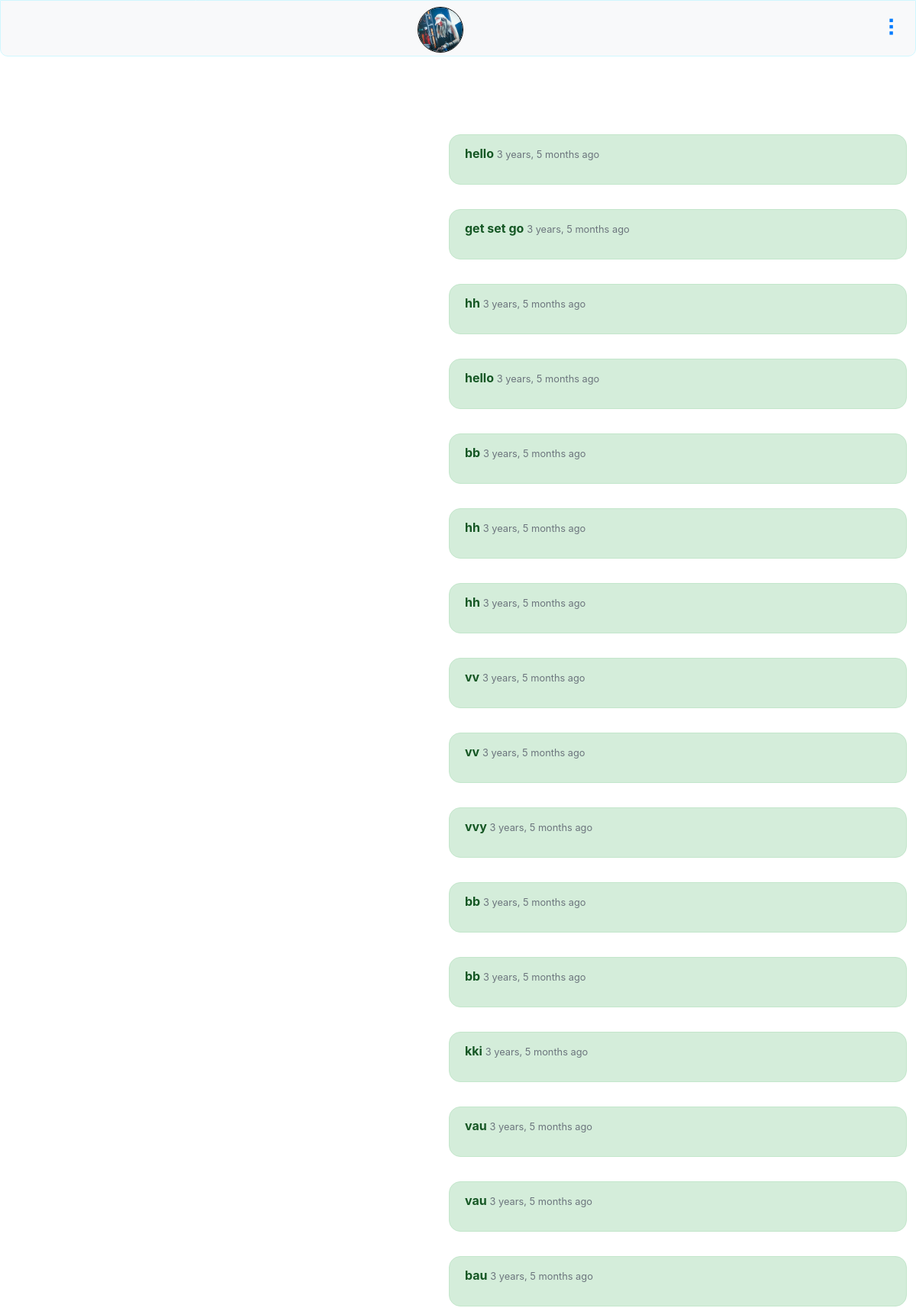
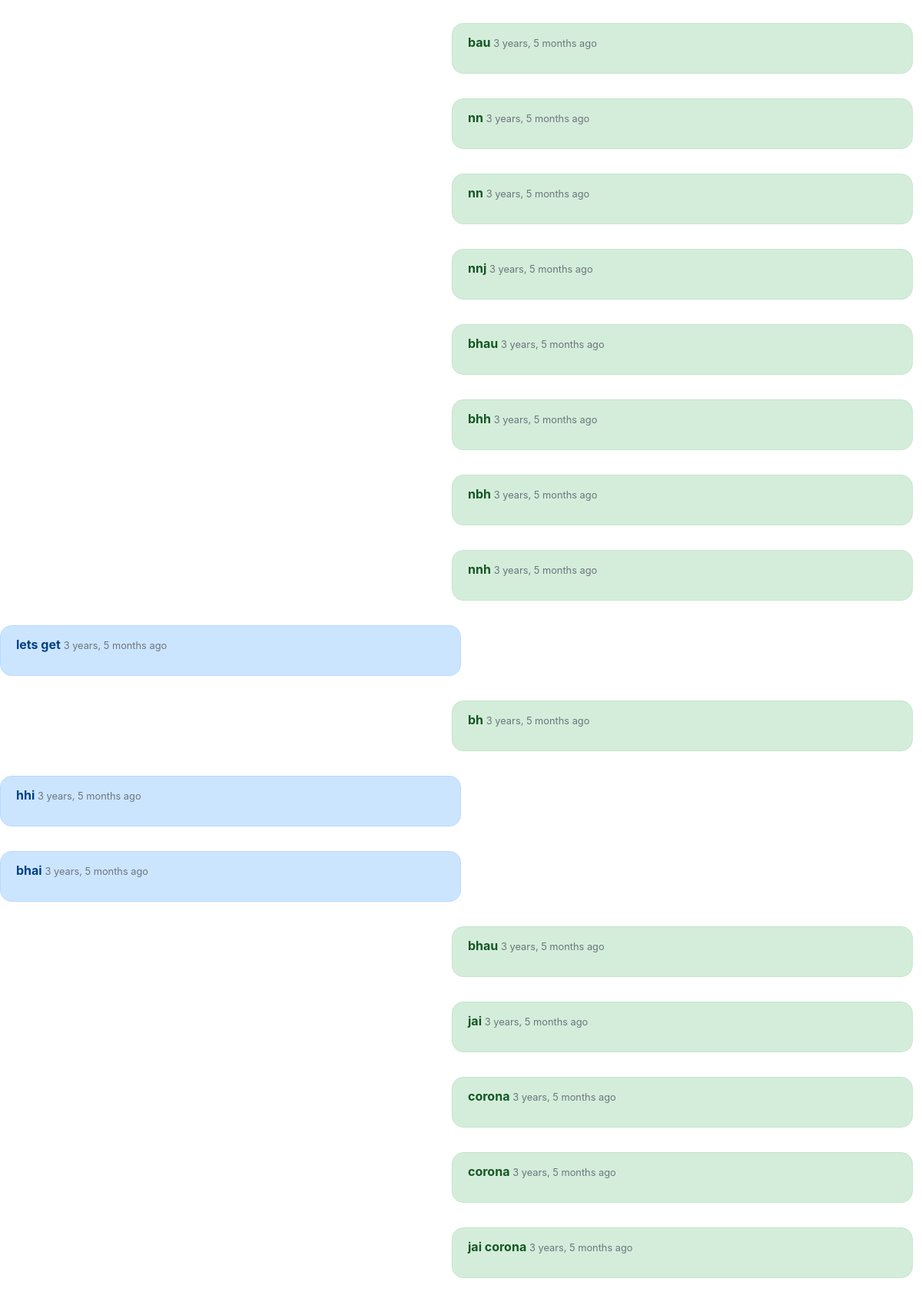
Page /userpage/chat/test2 (signed in, upper part) on the committed database (2 pictures, top to bottom).
### userpage/models.py (models this page shows, shortened)
class Profile(models.Model):
    user = models.ForeignKey(User,on_delete=models.CASCADE)
    userImage = models.ImageField(upload_to = 'Profile', default="default/default.png")
    bio = models.CharField(max_length=200)
    connection = models.CharField(max_length=100, blank=True)
    follower = models.IntegerField(default=0)
    following = models.IntegerField(default=0)

class Chat(models.Model):
    room = models.ForeignKey(ChatRoom, on_delete=models.CASCADE)
    text = models.TextField()
    time  = models.DateTimeField(auto_now_add=True)
    chatter = models.CharField(max_length=900)

### userpage/views.py (the view)
# urls.py: path("chat/<str:userchat>", views.talkmain, name="talk"),
@login_required(login_url='/')
def talkmain(request,userchat):
    print(userchat)
    print(request.user)
    name_1 = userchat + request.user.username
    name_2 = request.user.username + userchat
    name = name_1 + name_2
    print(name)
    user = User.objects.filter(username=userchat)
    profile = Profile.objects.get(user = user[0])
    if ChatRoom.objects.filter(owner__icontains=name_1).union(ChatRoom.objects.filter(owner__icontains=name_2)):
        chatroom_created = ChatRoom.objects.filter(owner__icontains=name_1).union(ChatRoom.objects.filter(owner__icontains=name_2))[0]
    else:
        chatroom_save = ChatRoom(owner=name, chatter1=name_1)
        chatroom_save.save()
        chatroom_created = ChatRoom.objects.filter(owner__icontains=name_1).union(ChatRoom.objects.filter(owner__icontains=name_2))[0]
    msgs = Chat.objects.filter( room=chatroom_created.pk).order_by('-time')
    if request.method == 'POST':
        text = request.POST['messages1']
        chatter = request.POST['chatter']
        msg = Chat(text=text, room = chatroom_created, chatter=chatter)
        msg.save()
    return render(request, 'chatroom/talk.html',{'userchat':userchat,'user':user, 'profile':profile, 'chatroom':chatroom_created,'msgs':msgs})

### templates/chatroom/talk.html (shortened to what this page needs)
{% load humanize %}
<!DOCTYPE html>
<html lang="en">
    <head>
        <link rel="stylesheet"
            href="https://stackpath.bootstrapcdn.com/bootstrap/4.5.2/css/bootstrap.min.css"
>
    </head>
    <body >
        <nav style="border-radius: 0px 0px 10px 10px;
            -moz-border-radius: 0px 0px 10px 10px;
            -webkit-border-radius: 0px 0px 10px 10px;
            border: 0.5px solid #d0f7fe; " class="navbar fixed-top
            navbar-expand-lg
            navbar-light bg-light">
            <div style="margin-bottom: -1em;" class="navbar-brand mx-auto">
                <a style="margin-right: .4rem;" class="navbar-brand" href="{%
                    url 'userprofile' userchat %}">
                    <img style="height: 3em;
                        margin-bottom: .3em;" class="profile_dp"
                        src="{{ profile.userImage.url }}"
                        alt="">
                </div>
                <div class="dropleft ml-auto">
                    <a class="test" style="text-decoration: none;" href="#"
                        role="button" id="dropdownMenuLink"
                        data-toggle="dropdown"
                        aria-haspopup="true" aria-expanded="false">
                    </a>
                </div>
            </nav>
            <div style="padding-bottom: 30vh; margin-top: 20vh;  overflow:hidden;display: flex;
            flex-direction: column-reverse; "   id="chatcontent">
                {% for msg in msgs  %}
                {% if msg.text|length > 0 %}
                {% if msg.chatter == request.user.username %}
                <div style="width: 50vw;
                    margin-top: 1em;
                    border-radius: 15px 15px 15px 15px;
                    margin-left: 49vw;    " class="alert alert-success"
                    role="alert">
                    {% else %}
                    <div style="width: 50vw;
                    margin-top: 1em;
                    border-radius: 15px 15px 15px 15px;
                    margin-right: 49vw;" class="alert
                    alert-primary" role="alert">
                    {% endif %}
                   <p style="word-wrap: break-word; font-weight: bold;"> {{msg.text}} <small class="text-muted"> {{msg.time|naturaltime}}</small> </p>
                </div>
                {% endif %}
                {% endfor %}
            </div>
            </body>
        </html>

### templates/chatroom/talk.html (style rules this page uses)
.profile_dp { height:3em; margin-top: -0.5em; margin-bottom: -0.5em; border-radius: 200px 200px 200px 200px; -moz-border-radius: 200px 200px 200px 200px; -webkit-border-radius: 200px 200px 200px 200px; border: 1.5px solid #000000; }
.test:after { content: '\2807'; font-size: 30px; }

### rows in the picture
Profile: userImage (picture)
Chat: text "jai corona", time "3 years, 5 months ago"
Chat: text "corona", time "3 years, 5 months ago"
Chat: text "corona", time "3 years, 5 months ago"
Chat: text "jai", time "3 years, 5 months ago"
Chat: text "bhau", time "3 years, 5 months ago"
Chat: text "bhai", time "3 years, 5 months ago"
Chat: text "hhi", time "3 years, 5 months ago"
Chat: text "bh", time "3 years, 5 months ago"
Chat: text "lets get", time "3 years, 5 months ago"
Chat: text "nnh", time "3 years, 5 months ago"
Chat: text "nbh", time "3 years, 5 months ago"
Chat: text "bhh", time "3 years, 5 months ago"
Chat: text "bhau", time "3 years, 5 months ago"
Chat: text "nnj", time "3 years, 5 months ago"
Chat: text "nn", time "3 years, 5 months ago"
Chat: text "nn", time "3 years, 5 months ago"
Chat: text "bau", time "3 years, 5 months ago"
Chat: text "bau", time "3 years, 5 months ago"
Chat: text "vau", time "3 years, 5 months ago"
Chat: text "vau", time "3 years, 5 months ago"
Chat: text "kki", time "3 years, 5 months ago"
Chat: text "bb", time "3 years, 5 months ago"
Chat: text "bb", time "3 years, 5 months ago"
Chat: text "vvy", time "3 years, 5 months ago"
Chat: text "vv", time "3 years, 5 months ago"
Chat: text "vv", time "3 years, 5 months ago"
Chat: text "hh", time "3 years, 5 months ago"
Chat: text "hh", time "3 years, 5 months ago"
Chat: text "bb", time "3 years, 5 months ago"
Chat: text "hello", time "3 years, 5 months ago"
Chat: text "hh", time "3 years, 5 months ago"
Chat: text "get set go", time "3 years, 5 months ago"
Chat: text "hello", time "3 years, 5 months ago"
